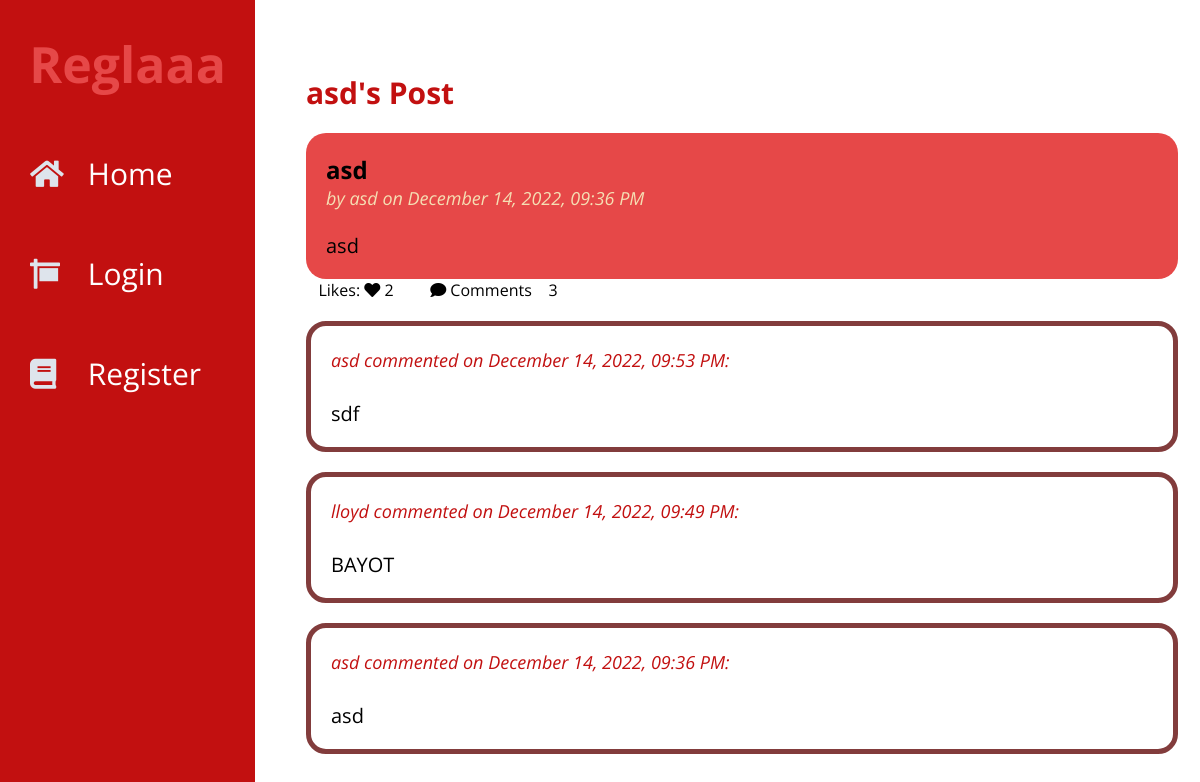
Page /comments/1/view on the committed database.
### tables this page shows
CREATE TABLE user (
  id INTEGER PRIMARY KEY AUTOINCREMENT,
  username TEXT UNIQUE NOT NULL,
  password TEXT NOT NULL
);

CREATE TABLE post (
  id INTEGER PRIMARY KEY AUTOINCREMENT,
  author_id INTEGER NOT NULL,
  created TIMESTAMP DEFAULT (datetime('now','localtime')),
  title TEXT NOT NULL,
  body TEXT NOT NULL,
  FOREIGN KEY (author_id) REFERENCES user (id)
);

CREATE TABLE comments (
  id INTEGER PRIMARY KEY AUTOINCREMENT,
  post_id INTEGER NOT NULL,
  user_id INTEGER NOT NULL,
  body TEXT NOT NULL,
  created TIMESTAMP DEFAULT (datetime('now','localtime')),
  FOREIGN KEY (post_id) REFERENCES post (id),
  FOREIGN KEY (user_id) REFERENCES user (id)
);

### flaskr/blog.py (the view, shortened to what this page needs)
@bp.route("/comments/<int:post_id>/<action>",methods=("GET", "POST"))
def comments(post_id,action):
    db = get_db()
    post = db.execute(
        "SELECT p.id, title, body, created, author_id, username,"
        "(SELECT COUNT(user_id) FROM likes WHERE post_id = p.id) AS likes,"
        "(SELECT COUNT(user_id) FROM comments WHERE post_id = p.id) AS comments"
        " FROM post p JOIN user u ON p.author_id = u.id"
        " WHERE p.id = ?"
        " ORDER BY created DESC"
        , (post_id,),
    ).fetchone()
    comms = db.execute(
        "SELECT c.id, body, created, user_id, username"
        " FROM comments c JOIN user u ON c.user_id = u.id"
        " WHERE c.post_id = ?"
        " ORDER BY created DESC"
        , (post_id,),
    ).fetchall()
    return render_template("blog/comments.html",post=post,comms=comms,action=action)

### flaskr/auth.py (called while the page is built, shortened)
@bp.before_app_request
def load_logged_in_user():
    user_id = session.get("user_id")
    if user_id is None:
        g.user = None
        g.liked = None

### flaskr/db.py (called while the page is built)
def get_db():
    if "db" not in g:
        g.db = sqlite3.connect(
            current_app.config["DATABASE"], detect_types=sqlite3.PARSE_DECLTYPES
        )
        g.db.row_factory = sqlite3.Row
    return g.db

### flaskr/templates/blog/comments.html (shortened to what this page needs)
{% extends 'base.html' %}
{% block posts %}
  <p class="title">{% block title %}{{post['username']}}'s Post{% endblock %}</p>
{% endblock %}
{% block content %}
<article class="post">
        <div class="body">
            <h2>{{ post['title'] }}</h2>
            <p class="about">by {{ post['username'] }} on {{ post['created'].strftime("%B %d, %Y, %I:%M %p") }}</p>
            <br>
            <br>
            <p class="body">{{ post['body'] }}</p>
        </div>
</article>
    <div class="opt">
        {% if g.user %}
            {% if [post['id'],g.user['id']] in g.liked %}
                <a href="{{ url_for('blog.like_action', post_id=post.id, action='unlike') }}">
                    <span class="icon">&nbsp&nbsp&nbsp<i class="fas fa-heart"></i></span>
                    <span class="item">Unlike</span>
                </a>
            {% else %}
                <a href="{{ url_for('blog.like_action', post_id=post.id, action='like') }}">
                    <span class="icon">&nbsp&nbsp&nbsp<i class="fas fa-heart"></i></span>
                    <span class="item">Like {{ like }}</span>
                </a>
            {% endif %}
        {% else %}
        <span class="icon">&nbsp&nbsp&nbspLikes: <i class="fas fa-heart"></i></span>
        {% endif %}
        <p>{{ post['likes'] }}</p>
        <a>
            <span class="icon">&nbsp&nbsp&nbsp<i class="fas fa-comment"></i></span>
            <span class="item">Comments &nbsp&nbsp&nbsp{{ post.comments }}</span>
        </a>
    </div>
{% if action == 'add' %}
<div class="form">
  <form method="post">
    <label for="body">Comment as {{ g.user['username'] }}: </label>
    <textarea class="com" name="body" id="body">{{ request.form['body'] }}</textarea>
    <input type="submit" value="Comment">
  </form>
  </div>
{% else %}
{% for comm in comms %}
<article class="comment">
    <div class="body">
        <p class="about">{{comm.username}} commented on {{comm.created.strftime("%B %d, %Y, %I:%M %p")}}: </p>
        <br>
        <br>
        <p>{{comm.body}}</p>
    </div>
</article>
{% endfor %}
{% endif %}
{% endblock %}

### flaskr/static/style.css (style rules this page uses)
* { list-style: none; text-decoration: none; margin: 0; padding: 0; box-sizing: border-box; font-family: 'Open Sans', sans-serif; }
.post { margin-top: 20px; padding: 20px; border-radius: 20px; background-color: #E64848; transition: all 1s ease; }
.post .about { color: wheat; font-size: 18px; font-style: italic; }
.title { color: #C21010; font-weight: bold; font-size: 30px; }
.opt { display: block; }
.opt a,p { display: inline-block; margin-right: 20px; }
.comment { display: block; margin-top: 20px; padding: 20px; border-radius: 20px; border: 5px solid #823c3c; transition: all 1s ease; font-size: 20px; }
.comment .about { color: #C21010; font-size: 18px; font-style: italic; }
p.body { white-space: pre-line; font-size: 20px; }

### rows in the picture
user: username "asd"
post: title "asd", created "December 14, 2022, 09:36 PM", body "asd"
comments: username "asd", created "December 14, 2022, 09:53 PM", body "sdf"
comments: username "lloyd", created "December 14, 2022, 09:49 PM", body "BAYOT"
comments: username "asd", created "December 14, 2022, 09:36 PM", body "asd"

### other values in the picture
{{ post['likes'] }} "2"
{{ post.comments }} "3"
